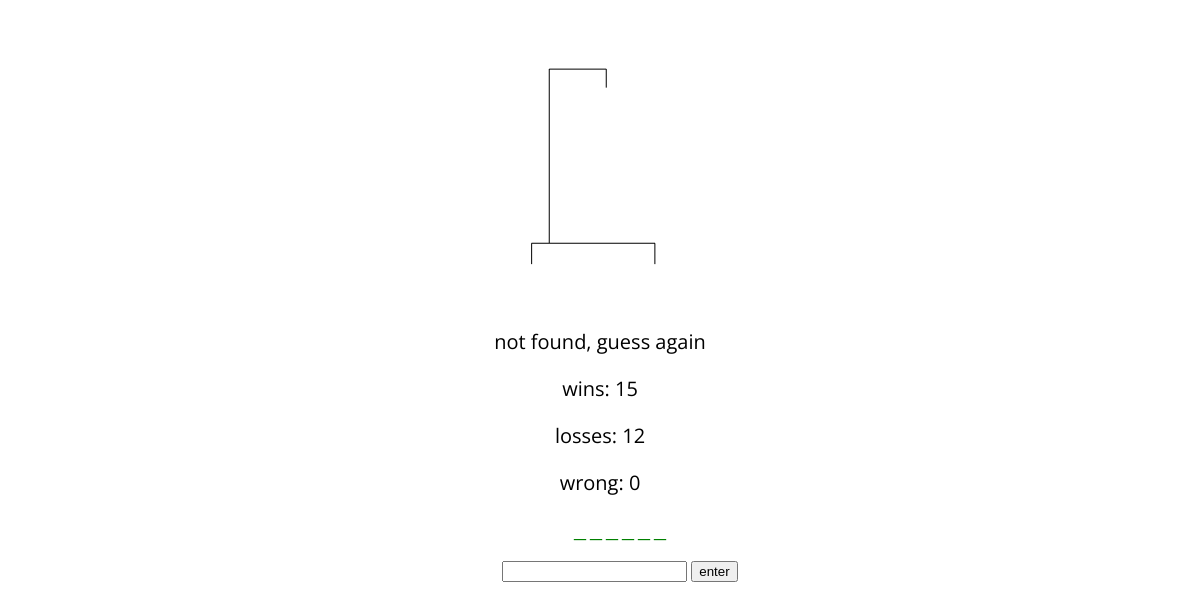
The page /hangman/index.html on the database as committed earlier.
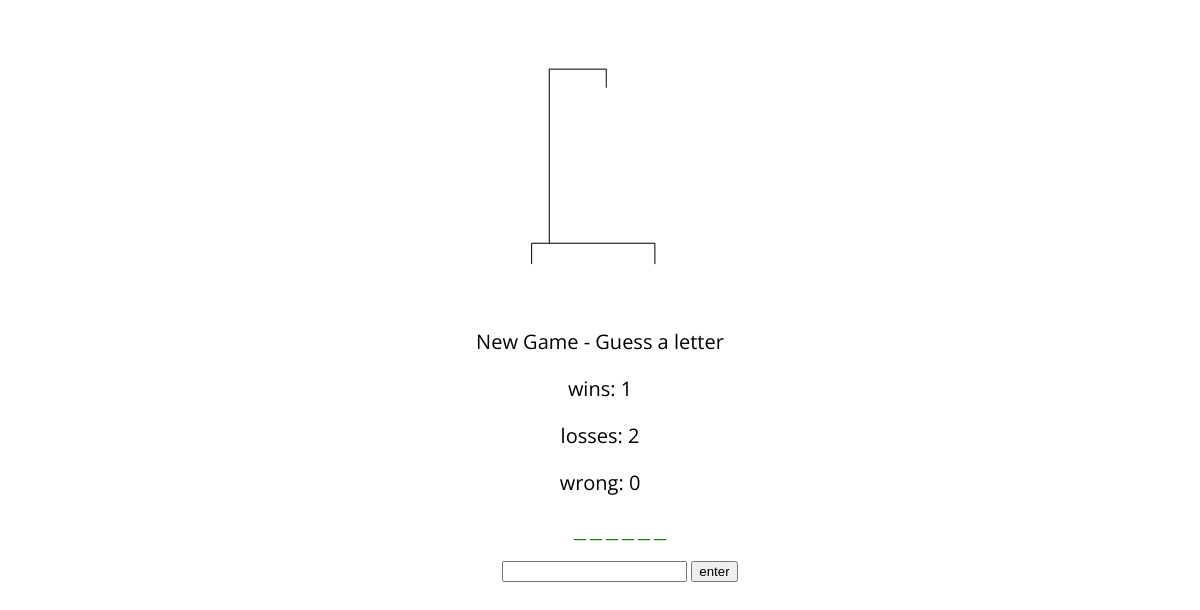
The same page on the database as committed later.
### hangman/models.py (models this page shows, shortened)
class Game(models.Model):
	word = models.CharField(max_length=100)
	word_length = models.IntegerField(default=0)
	current_state = models.CharField(max_length=100)
	guessed_letters = models.CharField(max_length=26,default='')
	wrong_guesses = models.IntegerField(default=0)
	current = models.BooleanField(default=False)
	status = models.CharField(max_length=50, default="New Game - Guess a letter")
	wins = models.IntegerField(default=0)
	losses = models.IntegerField(default=0)

### hangman/views.py (the view)
# urls.py: url(r'index.html', views.index, name='index'),
def index(request):
	random_word = Game.objects.get(current=True)
	template = loader.get_template('hangman/index.html')
	form = GuessForm()
	context = RequestContext(request, {
        'word':random_word,
        'form':form,
        'status':random_word.status,
        'wins':Game.objects.aggregate(Sum('wins'))['wins__sum'],
        'losses':Game.objects.aggregate(Sum('losses'))['losses__sum'],
        'wrong':random_word.wrong_guesses
    })
	return HttpResponse(template.render(context))

### hangman/forms.py
class GuessForm(forms.Form):
    guess = forms.CharField(label='Your guess', max_length=100, widget=forms.TextInput(attrs={'autofocus': 'autofocus'}))

### hangman/templates/hangman/index.html (shortened to what this page needs)
{% load staticfiles %}
<link rel="stylesheet" type="text/css" href="{% static 'hangman/style.css' %}" />
<head>
</head>
<body>
	<center><img src='{{STATIC_URL}}hangman/media/{{wrong}}_wrong.png' height=300px><center>
    <p> {{status}} </p>
    <p> wins: {{wins}} </p>
    <p> losses: {{losses}} </p>
    <p> wrong: {{wrong}}</p>
    <ul>
		{% for w in word.current_state %}
	        <li>{{w}}</li>
		{% endfor %}
		<br><br>
		<form action='/hangman/get_guess/' method='post'>
			{% for field in form.visible_fields %}
				{{ field }}
			{% endfor %}
			<input type='submit' value='enter'>
		</form>
	</ul>
</body>

Rows that differ between the two databases and show on the page:
changed Game: status "not found, guess again" → "New Game - Guess a letter"
Other text that changed with them:
{{ wins }}: "15" → "1"
{{ losses }}: "12" → "2"
